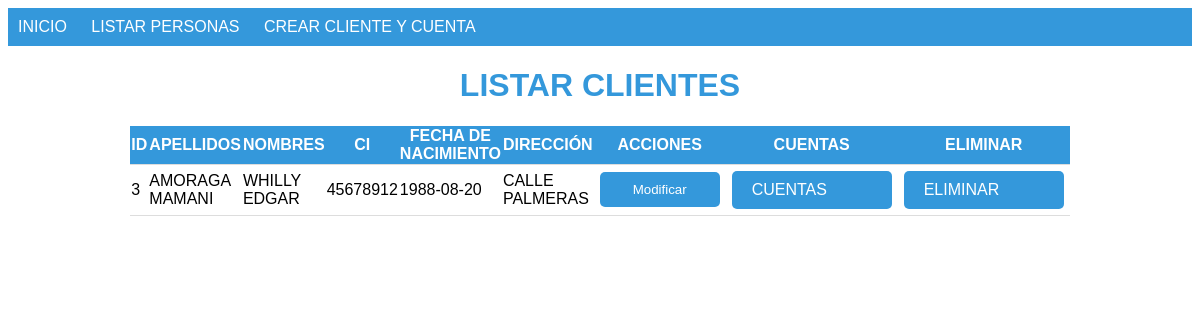
Screenshot of /p2/listar_personas.php with the database file from the repository.
### tables this page shows
CREATE TABLE persona (
  id int(11) NOT NULL AUTO_INCREMENT,
  nombres varchar(100) NOT NULL,
  ap_pat varchar(50) NOT NULL,
  ap_mat varchar(50) NOT NULL,
  fecha_nac date NOT NULL,
  ci int(11) NOT NULL,
  direccion varchar(255) NOT NULL,
  password_hash varchar(255) NOT NULL,
  id_rol_usuario int(11) DEFAULT NULL, 
  PRIMARY KEY (id),
  KEY id_rol_usuario (id_rol_usuario), 
  CONSTRAINT persona_ibfk_1 FOREIGN KEY (id_rol_usuario) REFERENCES rol_usuarios (id) 
);

### p2/listar_personas.php (the view, shortened to what this page needs)
<!DOCTYPE html>
<html lang="es">
<head>
    <link rel="stylesheet" href="listar_personas2.css">
	<link rel="stylesheet" href="styles_menu.css">
</head>
<body>
<?php include 'menu.php'; ?>
    <div class="container">
        <h1>Listar clientes</h1>
        <?php
        include 'conexion.php';
        $sql = "SELECT * FROM persona WHERE id_rol_usuario = 3";
        $result = $conexion->query($sql);
        if ($result->num_rows > 0) {
            echo '<form action="actualizar_persona.php" method="post">';
            echo '<table>';
            echo '<tr><th>ID</th><th>Apellidos</th><th>Nombres</th><th>CI</th><th>Fecha de Nacimiento</th><th>Dirección</th><th>Acciones</th><th>Cuentas</th><th>Eliminar</th></tr>';
            while ($row = $result->fetch_assoc()) {
                echo '<tr>';
                echo '<td>' . $row["id"] . '</td>';
                echo '<td>' . $row["ap_pat"] . ' ' . $row["ap_mat"] . '</td>';
                echo '<td>' . $row["nombres"] . '</td>';
                echo '<td>' . $row["ci"] . '</td>';
                echo '<td>' . $row["fecha_nac"] . '</td>';
                echo '<td>' . $row["direccion"] . '</td>';
                echo '<td><button type="submit" name="persona" value="' . $row["id"] . '" class="modificar-button">Modificar</button></td>';
                echo '<td><a href="administrar_cuentas.php?id=' . $row["id"] . '" class="administrar-button">Cuentas</a></td>';
                echo '<td><a href="eliminar_persona.php?id=' . $row["id"] . '" class="eliminar-button">Eliminar</a></td>';
                echo '</tr>';
            }
            echo '</table>';
            echo '</form>';
        } else {
            echo 'No se encontraron personas con rol de usuario 3.';
        }
        ?>
    </div>
</body>
</html>

### p2/listar_personas2.css (style rules this page uses)
body { font-family: Arial, sans-serif; text-transform: uppercase; }
.container { max-width: 100%; }
h1 { text-align: center; color: #3498db; }
table { width: 75%; margin: 0 auto; border-collapse: collapse; }
th, td { text-align: left; border-bottom: 1px solid #ddd; }
th { background-color: #3498db; text-align: center; color: white; }
.modificar-button, .administrar-button, .eliminar-button { background-color: #3498db; color: white; border: none; padding: 10px 20px; border-radius: 5px; text-decoration: none; display: inline-block; margin: 5px; cursor: pointer; width: 120px; max-width: 150px; text-overflow: ellipsis; white-space: nowrap; }

### rows the page displays
persona: id "3", ap_pat "AMORAGA", ap_mat "MAMANI", nombres "WHILLY EDGAR", ci "45678912", fecha_nac "1988-08-20", direccion "CALLE PALMERAS"
